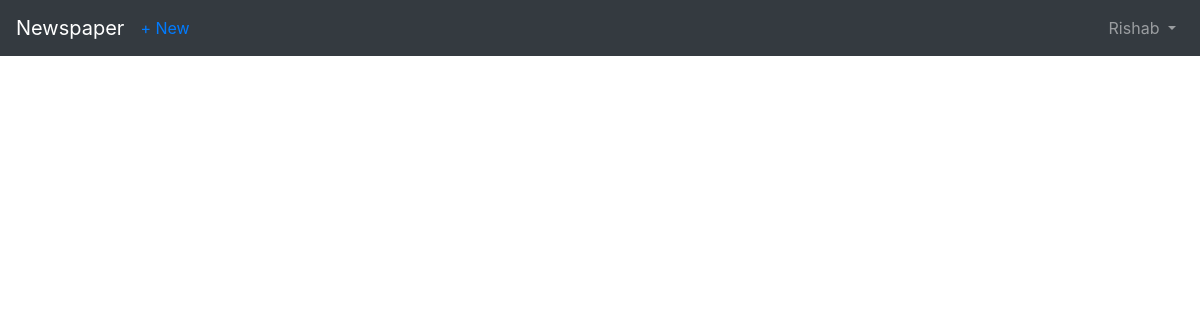
/articles/ (signed in), run on an earlier commit of the app's database.
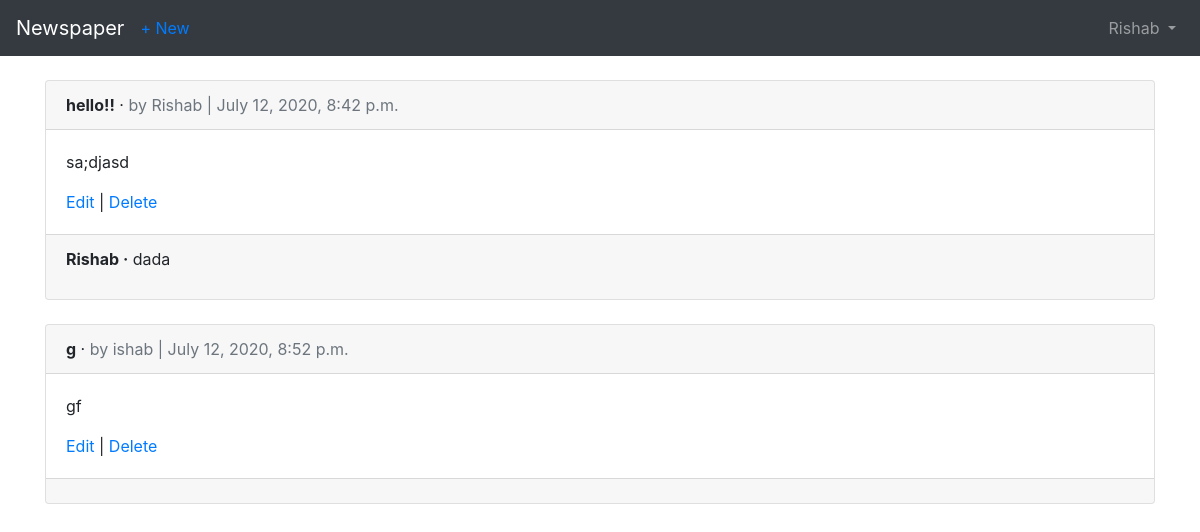
And on a later commit of the database.
### users/models.py (models this page shows)
class CustomUser(AbstractUser):
    age=models.PositiveIntegerField(null=True,blank=True)

### articles/models.py (models this page shows, shortened)
class Article(models.Model):
    title = models.CharField(max_length=255)
    body = models.TextField()
    date = models.DateTimeField(auto_now_add=True)
    author = models.ForeignKey(
        get_user_model(),
        on_delete=models.CASCADE,
    )

class Comment(models.Model):
    article = models.ForeignKey(
        Article,
        on_delete=models.CASCADE,
        related_name='comments',
    )
    comment = models.CharField(max_length=140)
    author = models.ForeignKey(
        get_user_model(),
        on_delete=models.CASCADE,
    )
    def __str__(self):
        return self.comment

### articles/views.py (the view)
# urls.py: path('', ArticleListView.as_view(), name='article_list'),
class ArticleListView(LoginRequiredMixin, ListView):
    model = Article
    template_name = 'article_list.html'
    login_url = 'login'

### templates/article_list.html (shortened to what this page needs)
{% extends 'base.html' %}
{% block content %}
{% for article in object_list %}
<div class="card">
  <div class="card-header">
    <span class="font-weight-bold">{{ article.title }}</span> &middot;
    <span class="text-muted">by {{ article.author }} | {{ article.date }}</span>
  </div>
  <div class="card-body">
    <p>{{ article.body }}</p>
    <a href="{% url 'article_edit' article.pk %}">Edit</a> |
    <a href="{% url 'article_delete' article.pk %}">Delete</a>
  </div>
  <div class="card-footer">
    {% for comment in article.comments.all %}
    <p>
      <span class="font-weight-bold">{{ comment.author }} &middot;</span>
      {{ comment }}
    </p>
    {% endfor %}
  </div>
</div>
<br />
{% endfor %}
{% endblock content %}

### templates/base.html (shortened to what this page needs)
<!doctype html>
<html lang="en">
<head>
  <link rel="stylesheet" href="https://stackpath.bootstrapcdn.com/bootstrap/4.1.3/css/bootstrap.min.css"
>
</head>
<body>
  <nav class="navbar navbar-expand-md navbar-dark bg-dark mb-4">
    <a class="navbar-brand" href="{% url 'home' %}">Newspaper</a>
    {% if user.is_authenticated %}
    <ul class="navbar-nav mr-auto">
      <li class="nav-item"><a href="{% url 'article_new' %}">+ New</a></li>
    </ul>
    {% endif %}
    <div class="collapse navbar-collapse" id="navbarCollapse">
      {% if user.is_authenticated %}
      <ul class="navbar-nav ml-auto">
        <li class="nav-item">
          <a class="nav-link dropdown-toggle" href="#" id="userMenu" data-toggle="dropdown" aria-haspopup="true"
            aria-expanded="false">
            {{ user.username }}
          </a>
        </li>
      </ul>
      {% endif %}
    </div>
  </nav>
  <div class="container">
    {% block content %}
    {% endblock content %}
  </div>
</body>
</html>

What changed in the data, as far as the page shows it:
added Article: title "hello!!", author "Rishab", date "July 12, 2020, 8:42 p.m.", body "sa;djasd"
added Comment: author "Rishab", comment "dada"
added Article: title "g", author "ishab", date "July 12, 2020, 8:52 p.m.", body "gf"
